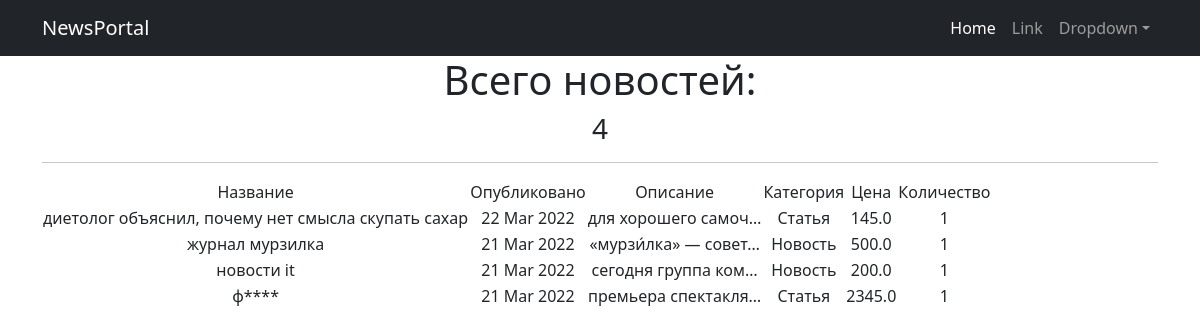
Page /news/ on the committed database.
### simpleapp/models.py (models this page shows, shortened)
class NewsPortal(models.Model):
    name = models.CharField(
        max_length=50,
        unique=True,  # названия товаров не должны повторяться
    )
    description = models.TextField()
    quantity = models.IntegerField(
        validators=[MinValueValidator(0)],
    )
    time_pub = models.DateField(null=True, blank=True)
    category = models.ForeignKey(
        to='Category',
        on_delete=models.CASCADE,
        related_name='news',  # все продукты в категории будут доступны через поле products
    )
    price = models.FloatField(
        validators=[MinValueValidator(0.0)],
    )

class Category(models.Model):
    name = models.CharField(max_length=100, unique=True)

### simpleapp/views.py (the view)
# urls.py: path('', NewsList.as_view()),
class NewsList(ListView):
    model = NewsPortal
    template_name = 'news.html'
    context_object_name = 'news'
    queryset = NewsPortal.objects.order_by('-time_pub')

### simpleapp/templatetags/custom_filters.py (called while the page is built)
@register.filter()
def censor(text):
    text_censor = ''
    text = text.lower()
    for word in text.split():
        if word.strip('.,"/') in CENS:
            word = word[:1] + '*' * (len(word[1:]))
        text_censor += f' {word}'
    return text_censor

### templates/news.html (shortened to what this page needs)
{% extends 'flatpages/default.html' %}
{% load custom_filters %}
{% block content %}
   <h1>Всего новостей:</h1>
   <h3>{{ news|length }}</h3>
<hr>
   {% if news %}
       <table>
           <tr>
               <td>Название</td>
               <td>Опубликовано</td>
               <td>Описание</td>
               <td>Категория</td>
               <td>Цена</td>
               <td>Количество</td>
           </tr>
           {% for new in news %}
           <tr>
               <td>{{ new.name|censor}}</td>
               <td>{{ new.time_pub|date:'d M Y' }}</td>
               <td>{{ new.description|censor|truncatechars:20 }}</td>
               <td>{{ new.category.name }}</td>
               <td>{{ new.price }}</td>
               <td>{{ new.quantity }}</td>
           </tr>
           {% endfor %}
       </table>
   {% else %}
       <h2>News нет!</h2>
   {% endif %}
{% endblock content %}

### templates/flatpages/default.html (shortened to what this page needs)
<!DOCTYPE html>
<html lang="en">
    <head>
        {% load static %}
        <link href="{% static 'css/styles.css' %}" rel="stylesheet" />
    </head>
    <body>
        <nav class="navbar navbar-expand-lg navbar-dark bg-dark">
            <div class="container">
                <a class="navbar-brand" href="#">NewsPortal</a>
                <div class="collapse navbar-collapse" id="navbarSupportedContent">
                    <ul class="navbar-nav ms-auto mb-2 mb-lg-0">
                        <li class="nav-item"><a class="nav-link active" aria-current="page" href="#">Home</a></li>
                        <li class="nav-item"><a class="nav-link" href="#">Link</a></li>
                        <li class="nav-item dropdown">
                            <a class="nav-link dropdown-toggle" id="navbarDropdown" href="#" role="button" data-bs-toggle="dropdown" aria-expanded="false">Dropdown</a>
                        </li>
                    </ul>
                </div>
            </div>
        </nav>
        <div class="container">
            <div class="row">
                <div class="col-lg-12 text-center">
                    {% block content %}{% endblock content %}
                </div>
            </div>
        </div>
   </body>
</html>

### rows in the picture
NewsPortal: name|censor "диетолог объяснил, почему нет смысла скупать сахар", time_pub "22 Mar 2022", description|censor "для хорошего самоч…", category.name "Статья", price "145.0", quantity "1"
NewsPortal: name|censor "журнал мурзилка", time_pub "21 Mar 2022", description|censor "«мурзи́лка» — совет…", category.name "Новость", price "500.0", quantity "1"
NewsPortal: name|censor "новости it", time_pub "21 Mar 2022", description|censor "сегодня группа ком…", category.name "Новость", price "200.0", quantity "1"
NewsPortal: name|censor "ф****", time_pub "21 Mar 2022", description|censor "премьера спектакля…", category.name "Статья", price "2345.0", quantity "1"

### other values in the picture
{{ news|length }} "4"
